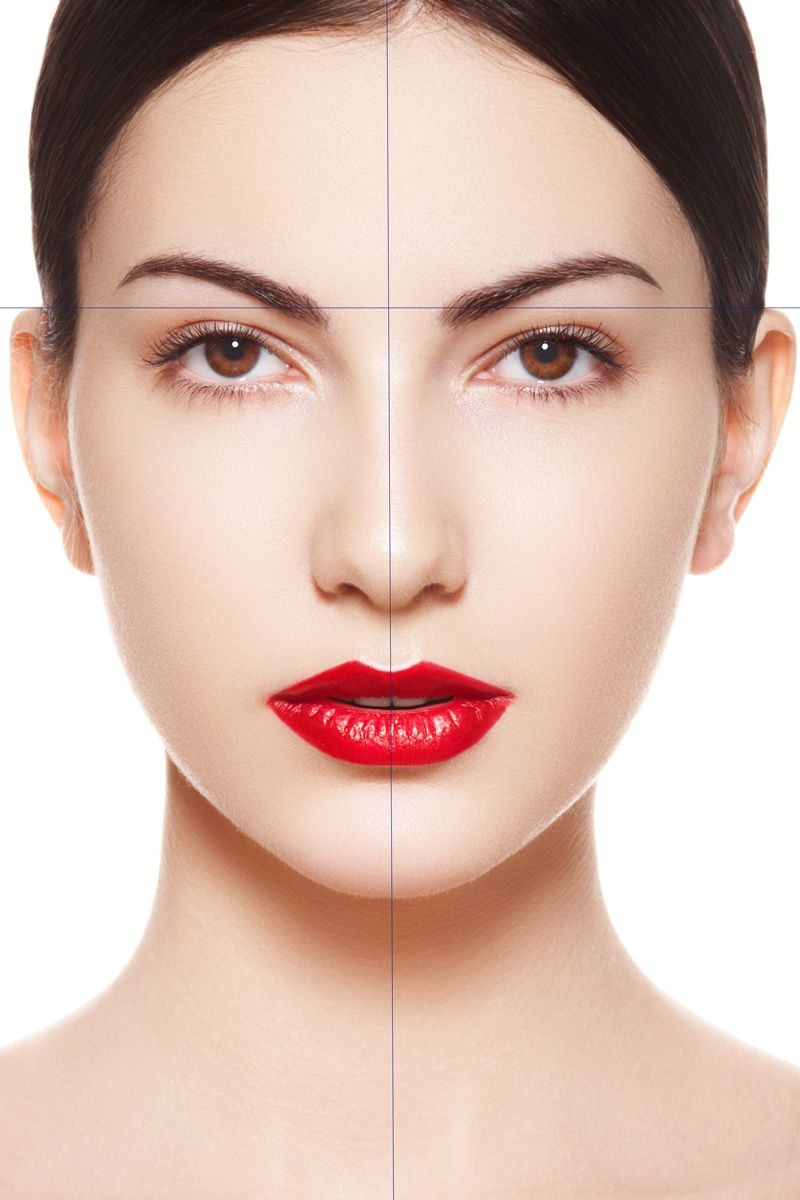
#> input picture fc.jpg, 800 x 1200 px
$ python main.py
#> lines starting #> are read from the running program, lines starting #| are printed output that depends on the picture
import cv2

# load some pre-trained data on face frontal from opencv
trained_face_data = cv2.CascadeClassifier('haarcascade_frontalface_default.xml')
# Choose an image to detect faces
img = cv2.imread('fc.jpg')
#> img is the input picture: shape (1200, 800, 3); mean B, G, R 175.1, 187.2, 215.7

# Must convert to grayscale
grayscale_img = cv2.cvtColor(img, cv2.COLOR_BGR2GRAY)
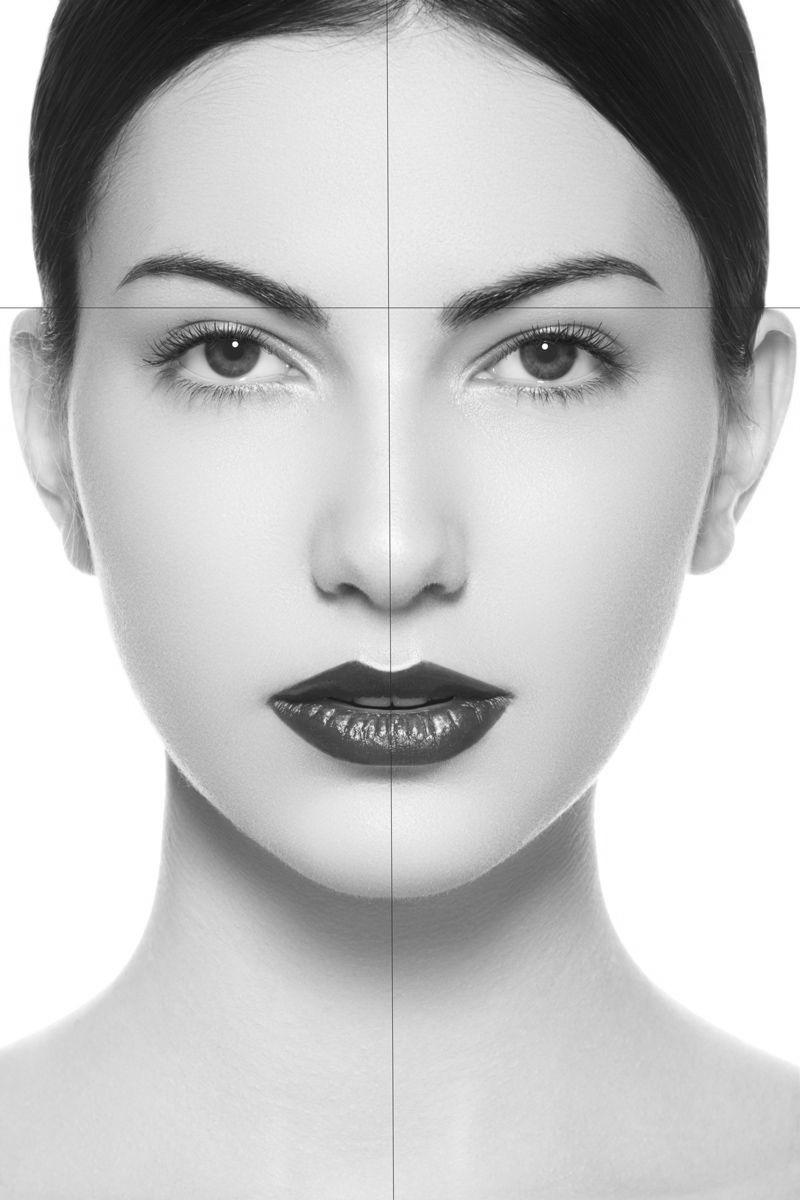
#> grayscale_img: shape (1200, 800); min 13, max 255, mean 194.3

# Detect faces
face_coordinates = trained_face_data.detectMultiScale(grayscale_img)
#> face_coordinates = [[48, 93, 683, 683]]
# Draw rectangle around the faces
(X, Y, W, H) = face_coordinates[0]
#> X = 48; Y = 93; W = 683; H = 683
home = cv2.rectangle(img, (X, Y), (X+W, Y+H), (0, 255, 0), 2)

cv2.imshow('convert image', home)

cv2.waitKey()
